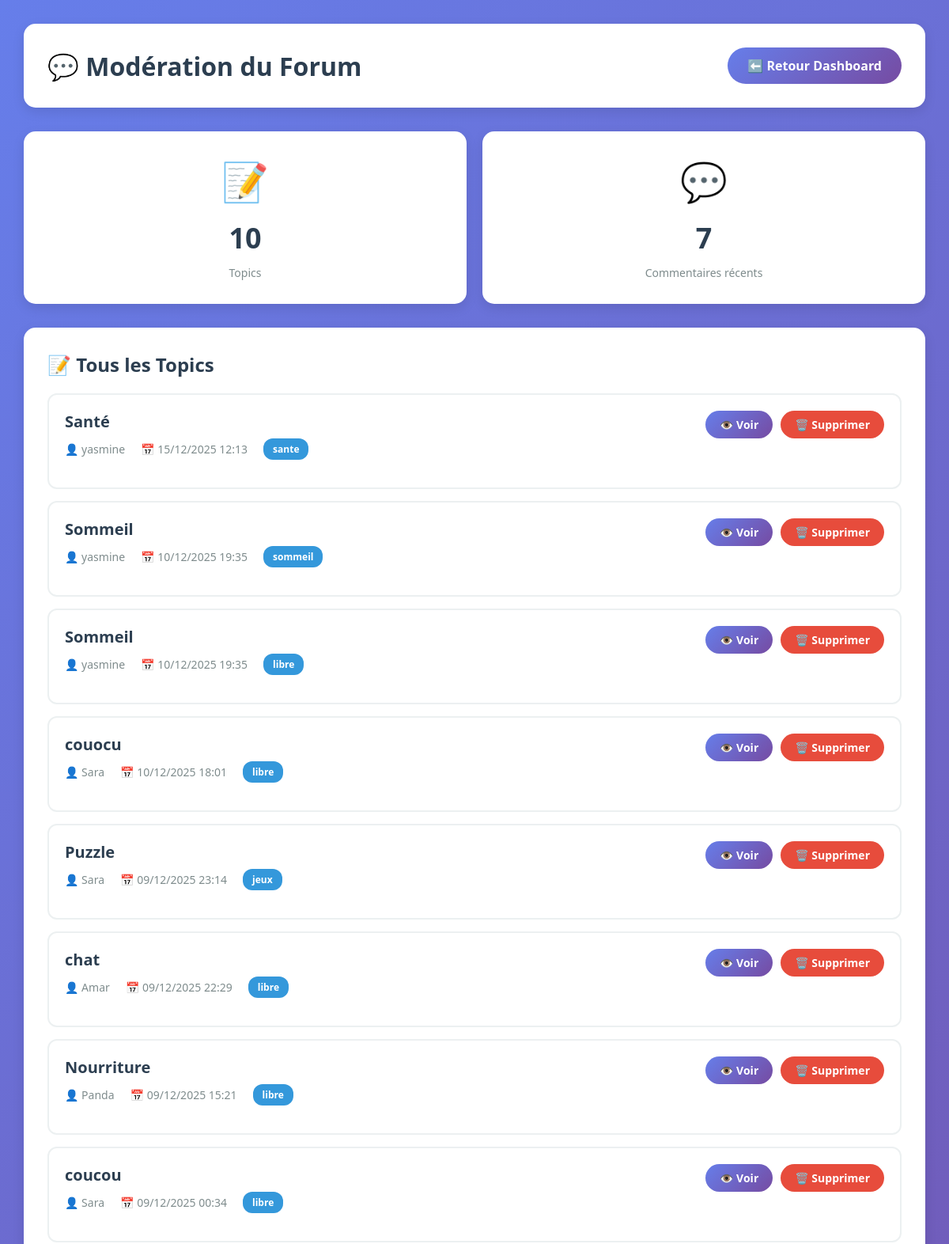
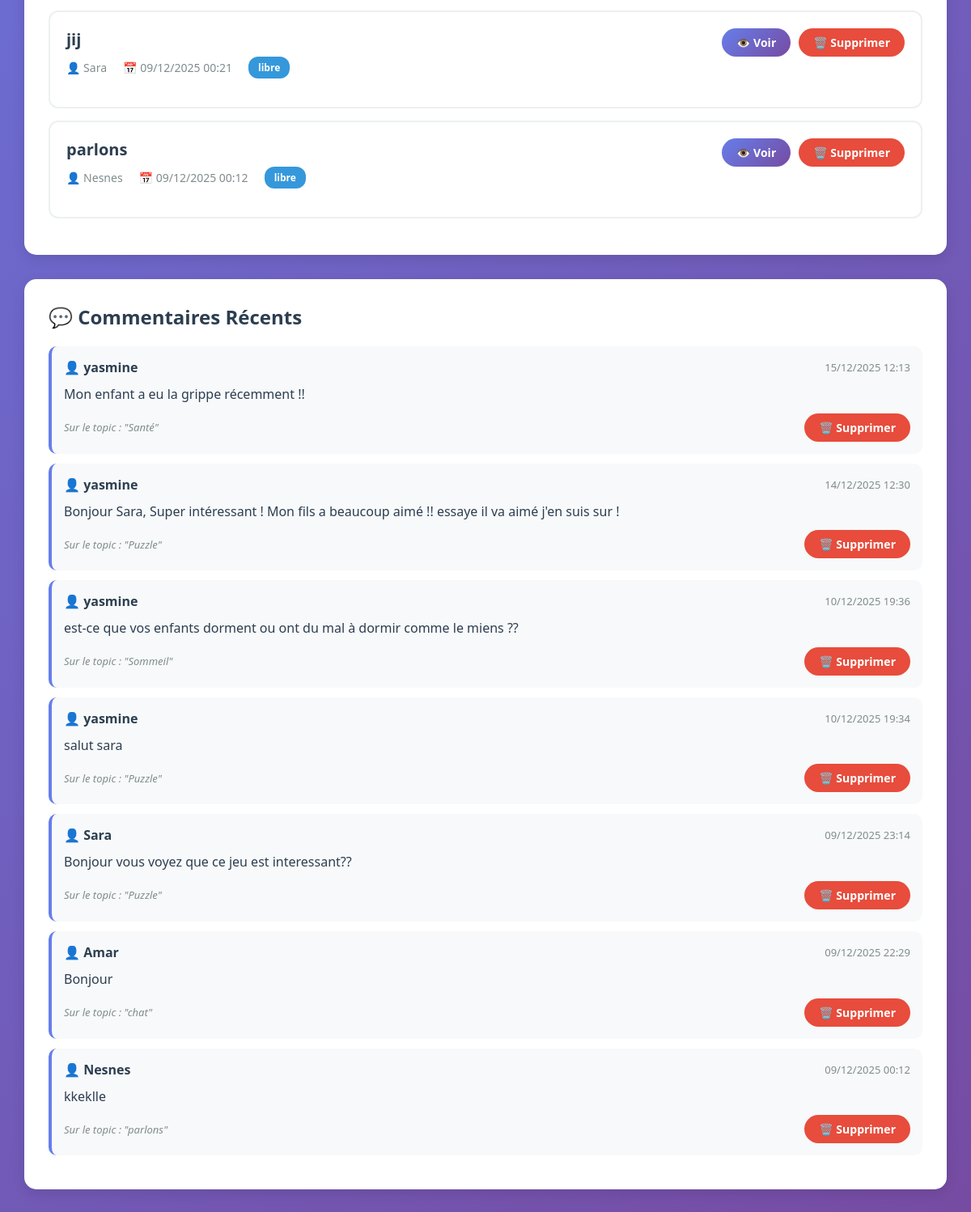
The app's page /admin-dashboard/forum/ (signed in) with its own data (2 pictures, top to bottom).
### forum/models.py (models this page shows, shortened)
class Topic(models.Model):
    CATEGORY_CHOICES = [
        ('ecole', '🏫 École et Scolarité'),
        ('alimentation', '🍽️ Alimentation et Repas'),
        ('sommeil', '😴 Sommeil et Routines'),
        ('jeux', '🎮 Jeux et Activités'),
        ('sante', '💊 Santé et Thérapies'),
        ('entraide', '🤝 Entraide et Soutien'),
        ('libre', '💬 Discussions Libres'),
    ]
    title = models.CharField(max_length=200)
    created_by = models.ForeignKey(User, on_delete=models.CASCADE)
    created_at = models.DateTimeField(auto_now_add=True)
    icon = models.CharField(max_length=20, blank=True, null=True)
    category = models.CharField(max_length=20, choices=CATEGORY_CHOICES, default='libre')
    class Meta:
        ordering = ['-created_at']

class Post(models.Model):
    topic = models.ForeignKey(Topic, on_delete=models.CASCADE)
    content = models.TextField()
    created_by = models.ForeignKey(User, on_delete=models.CASCADE)
    created_at = models.DateTimeField(auto_now_add=True)

### authen/admin_views.py (the view)
# urls.py: path('admin-dashboard/forum/', admin_forum_moderation, name='admin_forum_moderation'),
@admin_required
def admin_forum_moderation(request):
    topics = Topic.objects.select_related('created_by').order_by('-created_at')
    posts = Post.objects.select_related('created_by', 'topic').order_by('-created_at')[:20]
    context = {
        'topics': topics,
        'posts': posts,
    }
    return render(request, 'authen/admin/forum_moderation.html', context)

### authen/admin_views.py (called while the page is built)
def is_admin(user):
    return user.is_staff or user.is_superuser

### authen/templates/authen/admin/forum_moderation.html (shortened to what this page needs)
<!DOCTYPE html>
<html lang="fr">
<head>
</head>
<body>
    <div class="container">
        <div class="header">
            <h1>💬 Modération du Forum</h1>
            <a href="{% url 'admin_dashboard' %}" class="btn-back">⬅️ Retour Dashboard</a>
        </div>
        <div class="stats-grid">
            <div class="stat-card">
                <div class="icon">📝</div>
                <div class="number">{{ topics|length }}</div>
                <div class="label">Topics</div>
            </div>
            <div class="stat-card">
                <div class="icon">💬</div>
                <div class="number">{{ posts|length }}</div>
                <div class="label">Commentaires récents</div>
            </div>
        </div>
        <div class="section-card">
            <h2>📝 Tous les Topics</h2>
            {% if topics %}
                {% for topic in topics %}
                <div class="topic-item">
                    <div class="topic-header">
                        <div class="topic-info">
                            <h3>{{ topic.title }}</h3>
                            <div class="topic-meta">
                                <span>👤 {{ topic.created_by.username }}</span>
                                <span>📅 {{ topic.created_at|date:"d/m/Y H:i" }}</span>
                                {% if topic.category %}
                                <span class="badge badge-category">{{ topic.category }}</span>
                                {% endif %}
                            </div>
                        </div>
                        <div class="topic-actions">
                            <a href="{% url 'forum:topic_detail' topic.id %}" target="_blank" class="btn btn-view">👁️ Voir</a>
                            <a href="{% url 'admin_delete_topic' topic.id %}"
                               class="btn btn-delete"
                               onclick="return confirm('⚠️ Supprimer ce topic et tous ses commentaires ?')">
                                🗑️ Supprimer
                            </a>
                        </div>
                    </div>
                </div>
                {% endfor %}
            {% else %}
                <div class="no-content">
                    <p>😕 Aucun topic pour le moment</p>
                </div>
            {% endif %}
        </div>
        <div class="section-card">
            <h2>💬 Commentaires Récents</h2>
            {% if posts %}
                {% for post in posts %}
                <div class="post-item">
                    <div class="post-header">
                        <span class="post-author">👤 {{ post.created_by.username }}</span>
                        <span class="post-date">{{ post.created_at|date:"d/m/Y H:i" }}</span>
                    </div>
                    <div class="post-content">
                        {{ post.content|truncatewords:30 }}
                    </div>
                    <div style="display: flex; justify-content: space-between; align-items: center;">
                        <div class="post-topic">
                            Sur le topic : "{{ post.topic.title }}"
                        </div>
                        <a href="{% url 'admin_delete_post' post.id %}"
                           class="btn btn-delete"
                           onclick="return confirm('⚠️ Supprimer ce commentaire ?')">
                            🗑️ Supprimer
                        </a>
                    </div>
                </div>
                {% endfor %}
            {% else %}
                <div class="no-content">
                    <p>😕 Aucun commentaire pour le moment</p>
                </div>
            {% endif %}
        </div>
    </div>
</body>
</html>

### authen/templates/authen/admin/forum_moderation.html (style rules this page uses)
* { margin: 0; padding: 0; box-sizing: border-box; }
body { font-family: 'Segoe UI', Tahoma, Geneva, Verdana, sans-serif; background: linear-gradient(135deg, #667eea 0%, #764ba2 100%); min-height: 100vh; padding: 30px; }
.container { max-width: 1400px; margin: 0 auto; }
.header { background: white; padding: 30px; border-radius: 15px; box-shadow: 0 5px 15px rgba(0,0,0,0.1); margin-bottom: 30px; display: flex; justify-content: space-between; align-items: center; }
.header h1 { font-size: 32px; color: #2c3e50; }
.btn-back { padding: 12px 25px; background: linear-gradient(135deg, #667eea 0%, #764ba2 100%); color: white; border: none; border-radius: 25px; text-decoration: none; font-weight: 600; transition: all 0.3s; display: inline-block; }
.stats-grid { display: grid; grid-template-columns: repeat(auto-fit, minmax(250px, 1fr)); gap: 20px; margin-bottom: 30px; }
.stat-card { background: white; padding: 30px; border-radius: 15px; box-shadow: 0 5px 15px rgba(0,0,0,0.1); text-align: center; }
.stat-card .icon { font-size: 48px; margin-bottom: 15px; }
.stat-card .number { font-size: 36px; font-weight: bold; color: #2c3e50; }
.stat-card .label { font-size: 14px; color: #7f8c8d; margin-top: 10px; }
.section-card { background: white; padding: 30px; border-radius: 15px; box-shadow: 0 5px 15px rgba(0,0,0,0.1); margin-bottom: 30px; }
.section-card h2 { font-size: 24px; color: #2c3e50; margin-bottom: 20px; display: flex; align-items: center; gap: 10px; }
.topic-item { padding: 20px; border: 2px solid #ecf0f1; border-radius: 12px; margin-bottom: 15px; transition: all 0.3s; }
.topic-header { display: flex; justify-content: space-between; align-items: flex-start; margin-bottom: 15px; }
.topic-info { flex: 1; }
.topic-info h3 { font-size: 20px; color: #2c3e50; margin-bottom: 8px; }
.topic-meta { display: flex; gap: 20px; font-size: 14px; color: #7f8c8d; }
.topic-meta span { display: flex; align-items: center; gap: 5px; }
.topic-actions { display: flex; gap: 10px; }
.btn { padding: 8px 18px; border: none; border-radius: 20px; cursor: pointer; font-weight: 600; font-size: 14px; text-decoration: none; display: inline-block; transition: all 0.3s; }
.btn-view { background: linear-gradient(135deg, #667eea 0%, #764ba2 100%); color: white; }
.btn-delete { background: #e74c3c; color: white; }
.badge { padding: 5px 12px; border-radius: 12px; font-size: 12px; font-weight: 600; display: inline-block; }
.badge-category { background: #3498db; color: white; }
.post-item { padding: 15px; background: #f8f9fa; border-radius: 10px; margin-bottom: 12px; border-left: 4px solid #667eea; }
.post-header { display: flex; justify-content: space-between; align-items: center; margin-bottom: 10px; }
.post-author { font-weight: 600; color: #2c3e50; }
.post-date { font-size: 13px; color: #7f8c8d; }
.post-content { color: #2c3e50; line-height: 1.6; margin-bottom: 10px; }
.post-topic { font-size: 13px; color: #7f8c8d; font-style: italic; }

### records on screen
Topic: title "Santé", created_by.username "yasmine", created_at "15/12/2025 12:13", category "sante"
Topic: title "Sommeil", created_by.username "yasmine", created_at "10/12/2025 19:35", category "sommeil"
Topic: title "Sommeil", created_by.username "yasmine", created_at "10/12/2025 19:35", category "libre"
Topic: title "couocu", created_by.username "Sara", created_at "10/12/2025 18:01", category "libre"
Topic: title "Puzzle", created_by.username "Sara", created_at "09/12/2025 23:14", category "jeux"
Topic: title "chat", created_by.username "Amar", created_at "09/12/2025 22:29", category "libre"
Topic: title "Nourriture", created_by.username "Panda", created_at "09/12/2025 15:21", category "libre"
Topic: title "coucou", created_by.username "Sara", created_at "09/12/2025 00:34", category "libre"
Topic: title "jij", created_by.username "Sara", created_at "09/12/2025 00:21", category "libre"
Topic: title "parlons", created_by.username "Nesnes", created_at "09/12/2025 00:12", category "libre"
Post: created_by.username "yasmine", created_at "15/12/2025 12:13", content "Mon enfant a eu la grippe récemment !!", topic "Santé"
Post: created_by.username "yasmine", created_at "14/12/2025 12:30", content "Bonjour Sara, Super intéressant ! Mon fils a beaucoup aimé !! essaye il va aimé j'en suis sur !", topic "Puzzle"
Post: created_by.username "yasmine", created_at "10/12/2025 19:36", content "est-ce que vos enfants dorment ou ont du mal à dormir comme le miens ??", topic "Sommeil"
Post: created_by.username "yasmine", created_at "10/12/2025 19:34", content "salut sara", topic "Puzzle"
Post: created_by.username "Sara", created_at "09/12/2025 23:14", content "Bonjour vous voyez que ce jeu est interessant??", topic "Puzzle"
Post: created_by.username "Amar", created_at "09/12/2025 22:29", content "Bonjour", topic "chat"
Post: created_by.username "Nesnes", created_at "09/12/2025 00:12", content "kkeklle", topic "parlons"

### other values on screen
{{ topics|length }} "10"
{{ posts|length }} "7"
